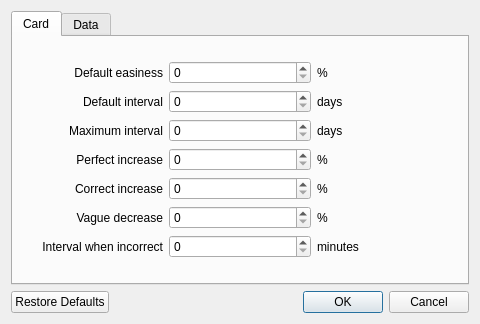
<?xml version="1.0" encoding="UTF-8"?>
<ui version="4.0">
 <class>PreferencesDialog</class>
 <widget class="QDialog" name="PreferencesDialog">
  <property name="geometry">
   <rect>
    <x>0</x>
    <y>0</y>
    <width>480</width>
    <height>324</height>
   </rect>
  </property>
  <property name="windowTitle">
   <string>Dialog</string>
  </property>
  <layout class="QVBoxLayout" name="verticalLayout_2">
   <item>
    <widget class="QTabWidget" name="tabWidget">
     <property name="currentIndex">
      <number>0</number>
     </property>
     <widget class="QWidget" name="tabCard">
      <attribute name="title">
       <string>Card</string>
      </attribute>
      <layout class="QVBoxLayout" name="verticalLayout">
       <item>
        <layout class="QGridLayout" name="gridLayout_2">
         <item row="3" column="1">
          <widget class="QSpinBox" name="spinPerfectIncrease"/>
         </item>
         <item row="5" column="2">
          <widget class="QLabel" name="label_9">
           <property name="text">
            <string>%</string>
           </property>
          </widget>
         </item>
         <item row="0" column="1">
          <widget class="QSpinBox" name="spinDefaultEasiness"/>
         </item>
         <item row="5" column="1">
          <widget class="QSpinBox" name="spinVagueDecrease"/>
         </item>
         <item row="2" column="0">
          <widget class="QLabel" name="label_2">
           <property name="text">
            <string>Maximum interval</string>
           </property>
           <property name="alignment">
            <set>Qt::AlignRight|Qt::AlignTrailing|Qt::AlignVCenter</set>
           </property>
          </widget>
         </item>
         <item row="2" column="2">
          <widget class="QLabel" name="label_3">
           <property name="text">
            <string>days</string>
           </property>
          </widget>
         </item>
         <item row="4" column="0">
          <widget class="QLabel" name="label_6">
           <property name="text">
            <string>Correct increase</string>
           </property>
           <property name="alignment">
            <set>Qt::AlignRight|Qt::AlignTrailing|Qt::AlignVCenter</set>
           </property>
          </widget>
         </item>
         <item row="4" column="1">
          <widget class="QSpinBox" name="spinCorrectIncrease"/>
         </item>
         <item row="4" column="2">
          <widget class="QLabel" name="label_7">
           <property name="text">
            <string>%</string>
           </property>
          </widget>
         </item>
         <item row="3" column="0">
          <widget class="QLabel" name="label_4">
           <property name="text">
            <string>Perfect increase</string>
           </property>
           <property name="alignment">
            <set>Qt::AlignRight|Qt::AlignTrailing|Qt::AlignVCenter</set>
           </property>
          </widget>
         </item>
         <item row="0" column="2">
          <widget class="QLabel" name="label_13">
           <property name="text">
            <string>%</string>
           </property>
          </widget>
         </item>
         <item row="0" column="0">
          <widget class="QLabel" name="label_12">
           <property name="text">
            <string>Default easiness</string>
           </property>
           <property name="alignment">
            <set>Qt::AlignRight|Qt::AlignTrailing|Qt::AlignVCenter</set>
           </property>
          </widget>
         </item>
         <item row="5" column="0">
          <widget class="QLabel" name="label_8">
           <property name="text">
            <string>Vague decrease</string>
           </property>
           <property name="alignment">
            <set>Qt::AlignRight|Qt::AlignTrailing|Qt::AlignVCenter</set>
           </property>
          </widget>
         </item>
         <item row="3" column="2">
          <widget class="QLabel" name="label_5">
           <property name="text">
            <string>%</string>
           </property>
          </widget>
         </item>
         <item row="2" column="1">
          <widget class="QSpinBox" name="spinBoxMaximumInterval"/>
         </item>
         <item row="1" column="2">
          <widget class="QLabel" name="label_15">
           <property name="text">
            <string>days</string>
           </property>
          </widget>
         </item>
         <item row="1" column="1">
          <widget class="QSpinBox" name="spinDefaultInterval"/>
         </item>
         <item row="1" column="0">
          <widget class="QLabel" name="label_14">
           <property name="text">
            <string>Default interval</string>
           </property>
           <property name="alignment">
            <set>Qt::AlignRight|Qt::AlignTrailing|Qt::AlignVCenter</set>
           </property>
          </widget>
         </item>
         <item row="6" column="0">
          <widget class="QLabel" name="label_16">
           <property name="text">
            <string>Interval when incorrect</string>
           </property>
           <property name="alignment">
            <set>Qt::AlignRight|Qt::AlignTrailing|Qt::AlignVCenter</set>
           </property>
          </widget>
         </item>
         <item row="6" column="1">
          <widget class="QSpinBox" name="spinIntervalForIncorrect"/>
         </item>
         <item row="6" column="2">
          <widget class="QLabel" name="label_17">
           <property name="text">
            <string>minutes</string>
           </property>
          </widget>
         </item>
        </layout>
       </item>
      </layout>
     </widget>
     <widget class="QWidget" name="tabData">
      <attribute name="title">
       <string>Data</string>
      </attribute>
      <layout class="QVBoxLayout" name="verticalLayout_3">
       <property name="rightMargin">
        <number>22</number>
       </property>
       <item>
        <layout class="QGridLayout" name="gridLayout">
         <item row="0" column="0">
          <widget class="QLabel" name="label">
           <property name="text">
            <string>Directory</string>
           </property>
           <property name="alignment">
            <set>Qt::AlignRight|Qt::AlignTrailing|Qt::AlignVCenter</set>
           </property>
          </widget>
         </item>
         <item row="0" column="4">
          <widget class="QPushButton" name="pushBrowse">
           <property name="text">
            <string>Browse</string>
           </property>
          </widget>
         </item>
         <item row="1" column="4">
          <widget class="QPushButton" name="pushUpdateInfo">
           <property name="text">
            <string>Update now</string>
           </property>
          </widget>
         </item>
         <item row="1" column="2">
          <widget class="QLabel" name="label_11">
           <property name="text">
            <string>days</string>
           </property>
          </widget>
         </item>
         <item row="1" column="0">
          <widget class="QLabel" name="label_10">
           <property name="text">
            <string>Update info
file every</string>
           </property>
           <property name="alignment">
            <set>Qt::AlignRight|Qt::AlignTrailing|Qt::AlignVCenter</set>
           </property>
          </widget>
         </item>
         <item row="1" column="1">
          <widget class="QSpinBox" name="spinInfoUpdate"/>
         </item>
         <item row="0" column="1" colspan="3">
          <widget class="QLineEdit" name="leDataPath">
           <property name="readOnly">
            <bool>true</bool>
           </property>
          </widget>
         </item>
         <item row="2" column="0">
          <widget class="QLabel" name="label_18">
           <property name="text">
            <string>Application
font</string>
           </property>
           <property name="alignment">
            <set>Qt::AlignRight|Qt::AlignTrailing|Qt::AlignVCenter</set>
           </property>
          </widget>
         </item>
         <item row="2" column="4">
          <widget class="QPushButton" name="pushChangeFont">
           <property name="text">
            <string>Change</string>
           </property>
          </widget>
         </item>
         <item row="2" column="1" colspan="3">
          <widget class="QLineEdit" name="leCurrentFont">
           <property name="readOnly">
            <bool>true</bool>
           </property>
          </widget>
         </item>
        </layout>
       </item>
      </layout>
     </widget>
    </widget>
   </item>
   <item>
    <widget class="QDialogButtonBox" name="buttonBox">
     <property name="orientation">
      <enum>Qt::Horizontal</enum>
     </property>
     <property name="standardButtons">
      <set>QDialogButtonBox::Cancel|QDialogButtonBox::Ok|QDialogButtonBox::RestoreDefaults</set>
     </property>
    </widget>
   </item>
  </layout>
 </widget>
 <tabstops>
  <tabstop>spinDefaultEasiness</tabstop>
  <tabstop>spinDefaultInterval</tabstop>
  <tabstop>spinBoxMaximumInterval</tabstop>
  <tabstop>spinPerfectIncrease</tabstop>
  <tabstop>spinCorrectIncrease</tabstop>
  <tabstop>spinVagueDecrease</tabstop>
  <tabstop>spinIntervalForIncorrect</tabstop>
  <tabstop>leDataPath</tabstop>
  <tabstop>pushBrowse</tabstop>
  <tabstop>spinInfoUpdate</tabstop>
  <tabstop>pushUpdateInfo</tabstop>
  <tabstop>tabWidget</tabstop>
 </tabstops>
 <resources/>
 <connections>
  <connection>
   <sender>buttonBox</sender>
   <signal>accepted()</signal>
   <receiver>PreferencesDialog</receiver>
   <slot>accept()</slot>
   <hints>
    <hint type="sourcelabel">
     <x>248</x>
     <y>254</y>
    </hint>
    <hint type="destinationlabel">
     <x>157</x>
     <y>274</y>
    </hint>
   </hints>
  </connection>
  <connection>
   <sender>buttonBox</sender>
   <signal>rejected()</signal>
   <receiver>PreferencesDialog</receiver>
   <slot>reject()</slot>
   <hints>
    <hint type="sourcelabel">
     <x>316</x>
     <y>260</y>
    </hint>
    <hint type="destinationlabel">
     <x>286</x>
     <y>274</y>
    </hint>
   </hints>
  </connection>
 </connections>
</ui>
